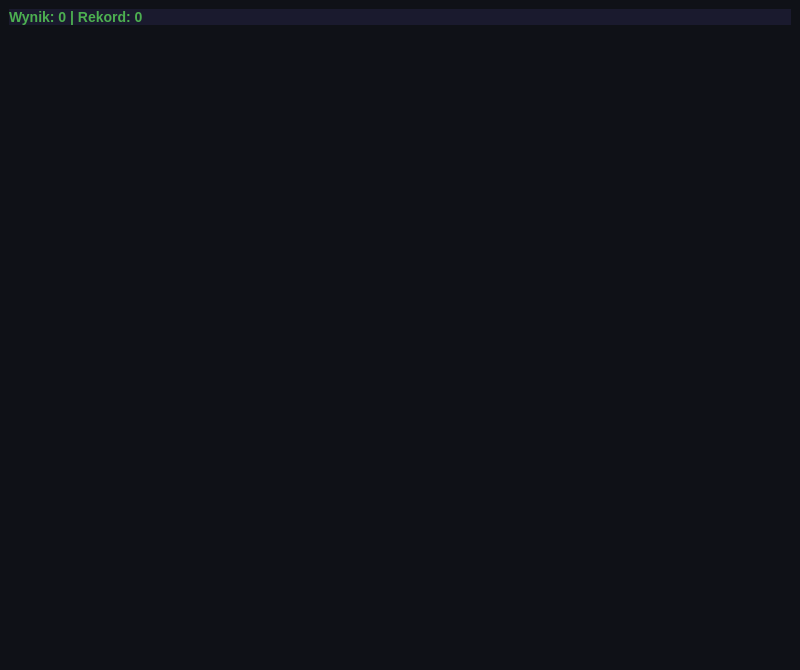
<?xml version="1.0" encoding="UTF-8"?>
<ui version="4.0">
 <class>GameWindow</class>
 <widget class="QMainWindow" name="GameWindow">
  <property name="geometry">
   <rect>
    <x>0</x>
    <y>0</y>
    <width>800</width>
    <height>670</height>
   </rect>
  </property>
  <property name="windowTitle">
   <string>MainWindow</string>
  </property>
  <property name="styleSheet">
   <string notr="true">background-color: #0f1117;</string>
  </property>
  <widget class="QWidget" name="centralwidget">
   <layout class="QVBoxLayout" name="verticalLayout">
    <item>
     <widget class="QLabel" name="scoreLabel">
      <property name="styleSheet">
       <string notr="true">background: #1a1a2e;
color: #4caf50;
font-size: 14px;
font-weight: bold;
font-family: 'Courier New';</string>
      </property>
      <property name="text">
       <string>Wynik: 0 | Rekord: 0 </string>
      </property>
     </widget>
    </item>
    <item>
     <widget class="QStackedWidget" name="stackedWidget">
      <property name="currentIndex">
       <number>1</number>
      </property>
      <widget class="QWidget" name="page"/>
      <widget class="QWidget" name="page_2">
       <widget class="QGraphicsView" name="gameView">
        <property name="geometry">
         <rect>
          <x>-10</x>
          <y>-20</y>
          <width>800</width>
          <height>640</height>
         </rect>
        </property>
        <property name="minimumSize">
         <size>
          <width>800</width>
          <height>640</height>
         </size>
        </property>
        <property name="baseSize">
         <size>
          <width>0</width>
          <height>0</height>
         </size>
        </property>
        <property name="frameShape">
         <enum>QFrame::Shape::NoFrame</enum>
        </property>
        <property name="verticalScrollBarPolicy">
         <enum>Qt::ScrollBarPolicy::ScrollBarAlwaysOff</enum>
        </property>
        <property name="horizontalScrollBarPolicy">
         <enum>Qt::ScrollBarPolicy::ScrollBarAlwaysOff</enum>
        </property>
       </widget>
      </widget>
     </widget>
    </item>
   </layout>
  </widget>
  <widget class="QMenuBar" name="menubar">
   <property name="geometry">
    <rect>
     <x>0</x>
     <y>0</y>
     <width>800</width>
     <height>21</height>
    </rect>
   </property>
  </widget>
  <widget class="QStatusBar" name="statusbar"/>
 </widget>
 <resources/>
 <connections/>
</ui>
